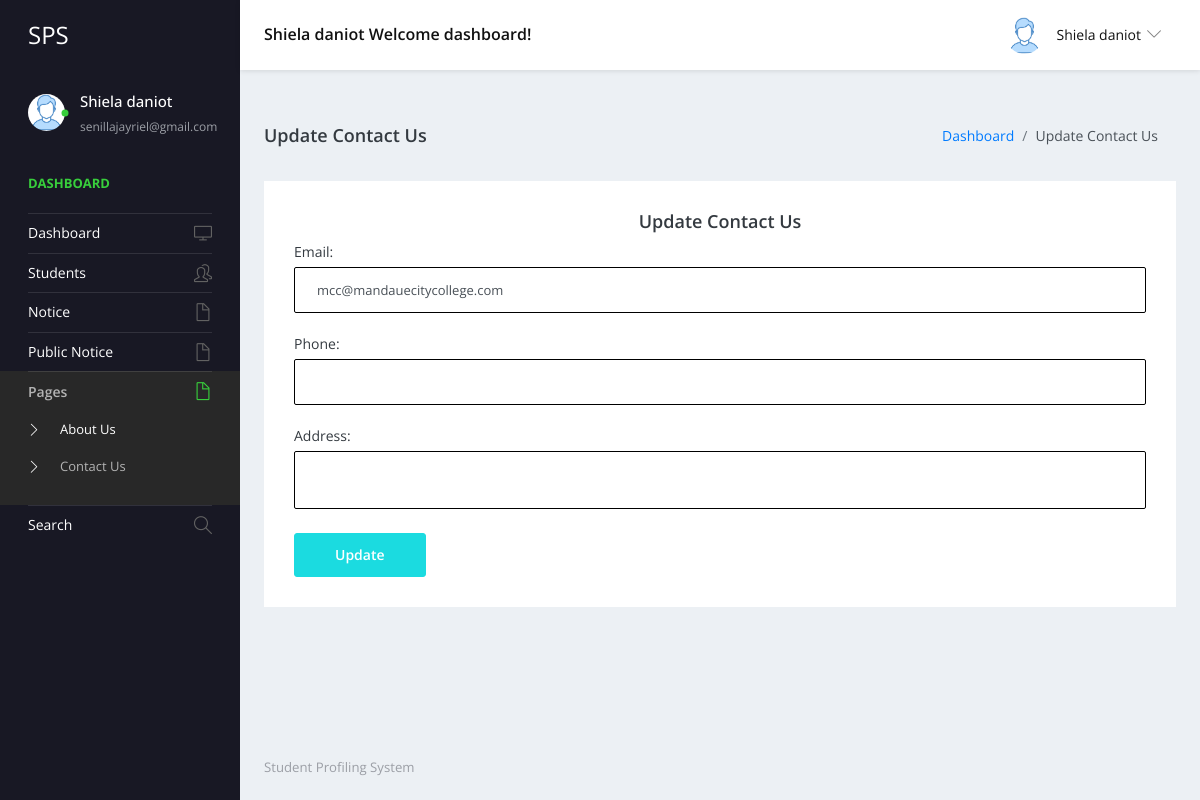
Page /staff/contact-us.php (signed in) on the committed database.
### tables this page shows
CREATE TABLE `tblstaff` (
  `ID` int(11) NOT NULL,
  `StaffName` varchar(100) NOT NULL,
  `UserName` varchar(50) NOT NULL,
  `Email` varchar(100) NOT NULL,
  `Password` varchar(255) NOT NULL,
  `StaffRegdate` datetime DEFAULT current_timestamp(),
  `Status` tinyint(1) NOT NULL DEFAULT 1
);

CREATE TABLE `tblpage` (
  `ID` int(10) NOT NULL,
  `PageType` varchar(200) DEFAULT NULL,
  `PageTitle` mediumtext DEFAULT NULL,
  `PageDescription` mediumtext DEFAULT NULL,
  `Email` varchar(200) DEFAULT NULL,
  `MobileNumber` bigint(10) DEFAULT NULL,
  `UpdationDate` date DEFAULT NULL
);

### staff/contact-us.php (the view, shortened to what this page needs)
<?php
include('includes/dbconnection.php');
if (strlen($_SESSION['sturecmsstaffid'] == 0)) {
  header('location:logout.php');
} else {
  ?>
  <!DOCTYPE html>
  <html lang="en">
  <head>
    <link rel="stylesheet" href="vendors/simple-line-icons/css/simple-line-icons.css">
    <link rel="stylesheet" href="vendors/flag-icon-css/css/flag-icon.min.css">
    <link rel="stylesheet" href="vendors/css/vendor.bundle.base.css">
    <link rel="stylesheet" href="vendors/select2/select2.min.css">
    <link rel="stylesheet" href="vendors/select2-bootstrap-theme/select2-bootstrap.min.css">
    <link rel="stylesheet" href="css/style.css" />
  </head>
  <body>
    <div class="container-scroller">
      <?php include_once('includes/header.php'); ?>
      <div class="container-fluid page-body-wrapper">
        <?php include_once('includes/sidebar.php'); ?>
        <div class="main-panel">
          <div class="content-wrapper">
            <div class="page-header">
              <h3 class="page-title">Update Contact Us</h3>
              <nav aria-label="breadcrumb">
                <ol class="breadcrumb">
                  <li class="breadcrumb-item"><a href="dashboard.php">Dashboard</a></li>
                  <li class="breadcrumb-item active" aria-current="page">Update Contact Us</li>
                </ol>
              </nav>
            </div>
            <div class="row">
              <div class="col-12 grid-margin stretch-card">
                <div class="card">
                  <div class="card-body">
                    <h4 class="card-title" style="text-align: center;">Update Contact Us</h4>
                    <form class="forms-sample" method="post">
                      <?php
                      $sql = "SELECT * FROM tblpage WHERE PageType='contactus'";
                      $query = $dbh->prepare($sql);
                      $query->execute();
                      $results = $query->fetchAll(PDO::FETCH_OBJ);
                      if ($query->rowCount() > 0) {
                        foreach ($results as $row) {
                          ?>
                          <div class="form-group">
                            <label for="email">Email:</label>
                            <input type="email" name="email" value="<?php echo htmlentities($row->Email); ?>"
                              class="form-control" required='true'>
                          </div>
                          <div class="form-group">
                            <label for="phone">Phone:</label>
                            <input type="text" name="phone" value="<?php echo htmlentities($row->Phone); ?>"
                              class="form-control" required='true'>
                          </div>
                          <div class="form-group">
                            <label for="address">Address:</label>
                            <textarea name="address" class="form-control"
                              required='true'><?php echo htmlentities($row->Address); ?></textarea>
                          </div>
                        <?php }
                      } ?>
                      <button type="submit" class="btn btn-primary mr-2" name="submit">Update</button>
                    </form>
                  </div>
                </div>
              </div>
            </div>
          </div>
          <?php include_once('includes/footer.php'); ?>
        </div>
      </div>
    </div>
  </body>
  </html>
<?php } ?>

### staff/includes/header.php (shortened to what this page needs)
<nav class="navbar default-layout-navbar col-lg-12 col-12 p-0 fixed-top d-flex flex-row">
  <div class="navbar-brand-wrapper d-flex align-items-center">
    <a class="navbar-brand brand-logo" href="dashboard.php">
      <strong style="color: white;">SPS</strong>
    </a>
  </div>
  <?php
    $sid = $_SESSION['sturecmsstaffid'];
    $sql = "SELECT * FROM tblstaff WHERE ID=:sid";
    $query = $dbh->prepare($sql);
    $query->bindParam(':sid', $sid, PDO::PARAM_STR);
    $query->execute();
    $results = $query->fetchAll(PDO::FETCH_OBJ);
    if($query->rowCount() > 0) {
      foreach($results as $row) {
  ?>
  <div class="navbar-menu-wrapper d-flex align-items-center flex-grow-1">
    <h5 class="mb-0 font-weight-medium d-none d-lg-flex"><?php echo htmlentities($row->StaffName); ?> Welcome dashboard!</h5>
    <ul class="navbar-nav navbar-nav-right ml-auto">
      <li class="nav-item dropdown d-none d-xl-inline-flex user-dropdown">
        <a class="nav-link dropdown-toggle" id="UserDropdown" href="#" data-toggle="dropdown" aria-expanded="false">
          <img class="img-xs rounded-circle ml-2" src="images/faces/face8.jpg" alt="Profile image"> <span class="font-weight-normal"> <?php echo htmlentities($row->StaffName); ?> </span></a>
      </li>
    </ul>
  </div>
  <?php } } ?>
</nav>

### staff/includes/sidebar.php (shortened to what this page needs)
<nav class="sidebar sidebar-offcanvas" id="sidebar">
  <ul class="nav">
    <li class="nav-item nav-profile">
      <a href="#" class="nav-link">
        <div class="profile-image">
          <img class="img-xs rounded-circle" src="images/faces/face8.jpg" alt="profile image">
          <div class="dot-indicator bg-success"></div>
        </div>
        <div class="text-wrapper">
          <?php
          $sid = $_SESSION['sturecmsstaffid'];
          $sql = "SELECT * from tblstaff where ID=:sid";
          $query = $dbh->prepare($sql);
          $query->bindParam(':sid', $sid, PDO::PARAM_STR);
          $query->execute();
          $results = $query->fetchAll(PDO::FETCH_OBJ);
          if ($query->rowCount() > 0) {
            foreach ($results as $row) { ?>
              <p class="profile-name"><?php echo htmlentities($row->StaffName); ?></p>
              <p class="designation"><?php echo htmlentities($row->Email); ?></p>
            <?php }
          } ?>
        </div>
      </a>
    </li>
    <li class="nav-item nav-category">
      <span class="nav-link">Dashboard</span>
    </li>
    <li class="nav-item">
      <a class="nav-link" href="dashboard.php">
        <span class="menu-title">Dashboard</span>
        <i class="icon-screen-desktop menu-icon"></i>
      </a>
    </li>
    <li class="nav-item">
      <a class="nav-link" data-toggle="collapse" href="#ui-basic1" aria-expanded="false" aria-controls="ui-basic1">
        <span class="menu-title">Students</span>
        <i class="icon-people menu-icon"></i>
      </a>
    </li>
    <li class="nav-item">
      <a class="nav-link" data-toggle="collapse" href="#notice" aria-expanded="false" aria-controls="notice">
        <span class="menu-title">Notice</span>
        <i class="icon-doc menu-icon"></i>
      </a>
    </li>
    <li class="nav-item">
      <a class="nav-link" data-toggle="collapse" href="#publicnotice" aria-expanded="false"
        aria-controls="publicnotice">
        <span class="menu-title">Public Notice</span>
        <i class="icon-doc menu-icon"></i>
      </a>
    </li>
    <li class="nav-item">
      <a class="nav-link" data-toggle="collapse" href="#pages" aria-expanded="false" aria-controls="pages">
        <span class="menu-title">Pages</span>
        <i class="icon-doc menu-icon"></i>
      </a>
      <div class="collapse" id="pages">
        <ul class="nav flex-column sub-menu">
          <li class="nav-item"> <a class="nav-link" href="about-us.php"> About Us </a></li>
          <li class="nav-item"> <a class="nav-link" href="contact-us.php"> Contact Us </a></li>
        </ul>
      </div>
    </li>
    <li class="nav-item">
      <a class="nav-link" href="search.php">
        <span class="menu-title">Search</span>
        <i class="icon-magnifier menu-icon"></i>
      </a>
    </li>
  </ul>
</nav>

### rows in the picture
tblstaff: StaffName "Shiela daniot", Email "senillajayriel@gmail.com"
tblpage: email "mcc@mandauecitycollege.com"
